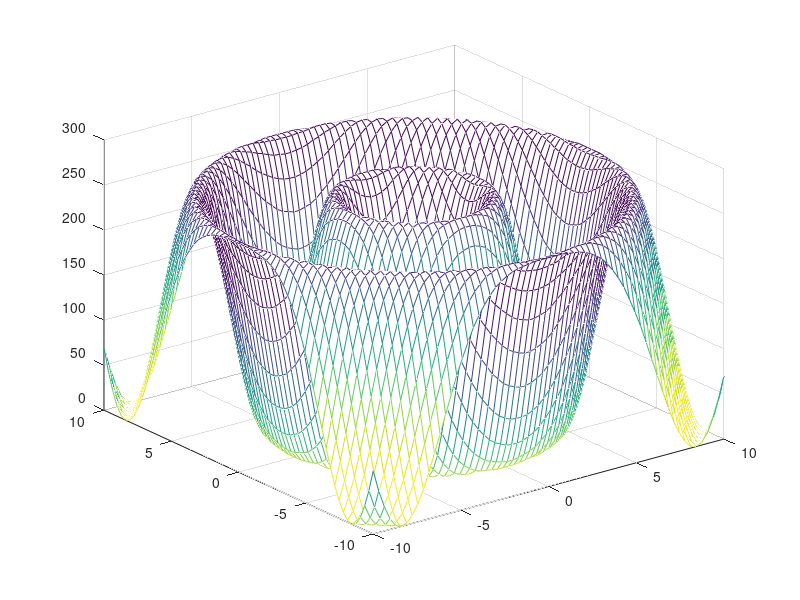

The MATLAB script that drew this image: (Note: this script raises an error after producing the figure.)
function prepareAndDraw( )
    [x,y] = meshgrid(-10:20/63:10);
    R = zeros(100, 64, 64);
    for t=0:10e-2:(10-2e-2)
       R(ceil(t/(10e-2)+0.1),:,:) = round(((cos(sqrt((x).^2+(y).^2)-t) + 1)/2)*255);
    end
    h=mesh(x,y,squeeze(R(1,:,:)));

    for i=1:100
        drawnow
        set(h,'ZData',squeeze(R(i,:,:)));
    end
    
    csvwrite('symetricWave1.dat',R)
    % Create array for initializing ROM in FPGA
    rom = zeros(100, 8, 64, 'uint64');
    for i=1:100
        for row=1:8
            for col=1:64
                for Rrow=((row-1)*8)+1:((row-1)*8)+8
                    rom(i,row,col) = bitsll(rom(i,row,col),8)+R(i,Rrow,col);
                end
            end
        end
    end
    dlmwrite('symetricWaveForRom8pxlRow.dat',rom,'precision',20);
    
end

